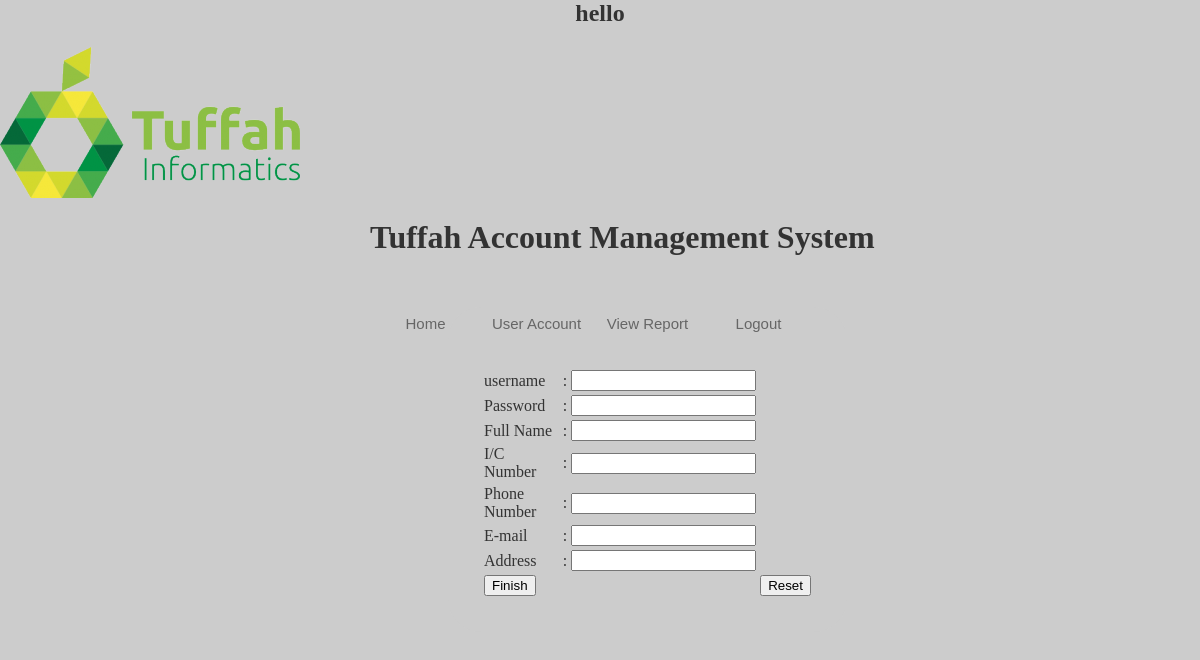
The page /update_register.php?username=buzzlee on the database as committed earlier.
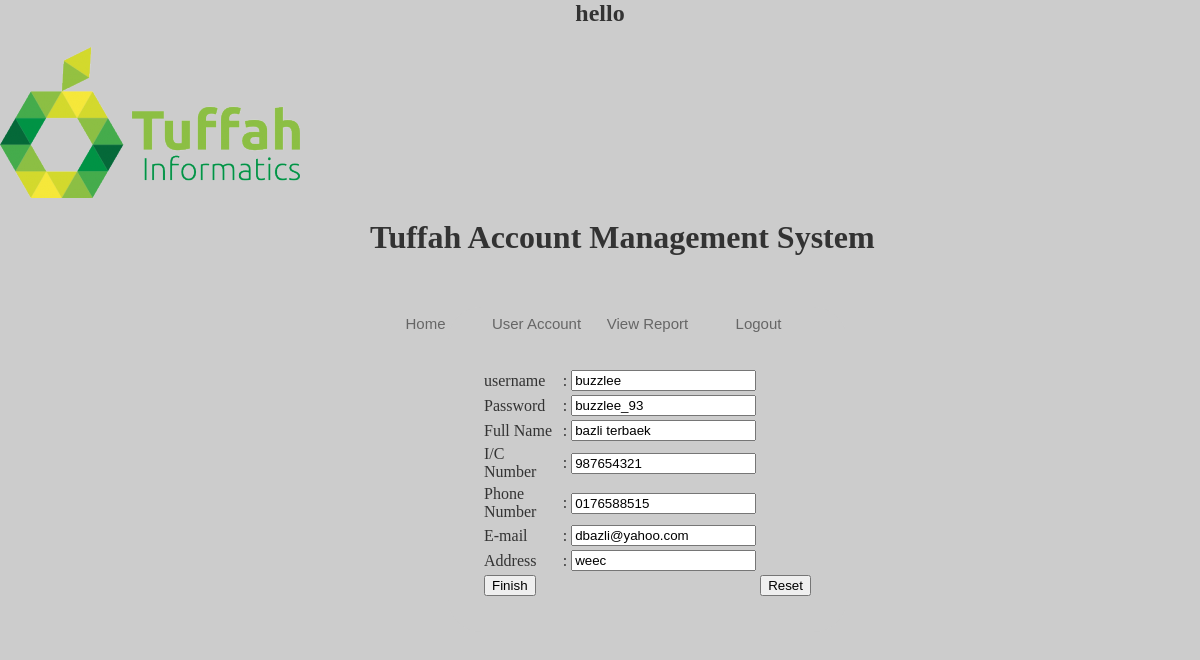
The same page on the database as committed later.
### tables this page shows
CREATE TABLE IF NOT EXISTS `users` (
  `id` int(11) NOT NULL AUTO_INCREMENT,
  `address` varchar(99) NOT NULL,
  `email` varchar(99) NOT NULL,
  `Fname` varchar(99) NOT NULL,
  `ic` varchar(99) NOT NULL,
  `pass` varchar(99) NOT NULL,
  `tel` varchar(99) NOT NULL,
  `username` varchar(99) NOT NULL,
  `type` varchar(33) NOT NULL,
  `month` varchar(33) NOT NULL,
  `quantity` int(11) NOT NULL,
  `week` varchar(33) NOT NULL,
  `weekQuantity` varchar(33) NOT NULL,
  `day` varchar(33) NOT NULL,
  `dayQuantity` varchar(33) NOT NULL,
  `log` varchar(33) NOT NULL,
  `in` varchar(33) NOT NULL,
  PRIMARY KEY (`id`)
);

### update_register.php (the view, shortened to what this page needs)
<?php
$user=$_REQUEST['username'];
$result=mysql_query("select * from users where username='" .$user. "'");
$i=$_SESSION['username'];
$y= 'hello';
echo "<h2 align='center'>$y $i</h2>";
while($oldvalue=mysql_fetch_array($result))
{
	$oldname = $oldvalue['username'];
	$oldpass = $oldvalue['pass'];
	$oldFname = $oldvalue['Fname'];
	$oldic = $oldvalue['ic'];
	$oldtel = $oldvalue['tel'];
	$oldemail = $oldvalue['email'];
	$oldaddress = $oldvalue['address'];
}
?>
<!DOCTYPE html PUBLIC "-//W3C//DTD XHTML 1.0 Transitional//EN" "http://www.w3.org/TR/xhtml1/DTD/xhtml1-transitional.dtd">
<html xmlns="http://www.w3.org/1999/xhtml">
<head>
<link rel="stylesheet" href="css/lay_menu.css" />
<link rel="stylesheet" href="css/susun_menu.css" />
<link rel="stylesheet" href="../css/Admin_ManageUser_css.css" />
</head>
<body bgcolor="#CCCCCC">
<img src="tuffahlogo.png" />
<div id="container">
<div id="Header">
<h1>
<b>Tuffah Account Management System</b>
</h1>
</div>
<div id="Nav">
<nav>
<ul>
<li><a href="Admin Account.php">Home</a></li>
<li><a href="index_register.php">User Account</a></li>
<li><a href="Admin_home.php">View Report</a></li>
<li><a href='?logout=true'>Logout</a></li></ul>
</nav>
</div>
<form action="" method="POST" class="table">
<table align="center">
<tr>
<td>username</td>
<td>:</td>
<td>
<input type="text" name="name" value="<?php echo $oldname ?>" />
</td>
</tr>
<tr>
<td>Password</td>
<td>:</td>
<td>
<input type="text" name="pass" value="<?php echo $oldpass ?>" />
</td>
</tr>
<tr>
<td>Full Name</td>
<td>:</td>
<td>
<input type="text" name="fname" value="<?php echo $oldFname ?>" />
</td>
</tr>
<tr>
<td>I/C Number</td>
<td>:</td>
<td>
<input type="text" name="ic" value="<?php echo $oldic ?>" />
</td>
</tr>
<tr>
<td>Phone Number</td>
<td>:</td>
<td>
<input type="text" name="tel" value="<?php echo $oldtel ?>" />
</td>
</tr>
<tr>
<td>E-mail</td>
<td>:</td>
<td>
<input type="text" name="email" value="<?php echo $oldemail ?>" />
</td>
</tr>
<tr>
<td>Address</td>
<td>:</td>
<td>
<input type="text" width="" height="" name="address" value="<?php echo $oldaddress ?>" />
</td></tr>
<tr>
<td colspan="3" align="left">
<input type="submit" name="update" value="Finish" />
</td>
<td>
<input type="reset" value="Reset" />
</td>
</tr>
</table>
</form>
</div>
</body>
</html>

Rows that differ between the two databases and show on the page:
added users: name "buzzlee", pass "buzzlee_93", fname "bazli terbaek", ic "987654321", tel "0176588515", email "dbazli@yahoo.com", address "weec"
